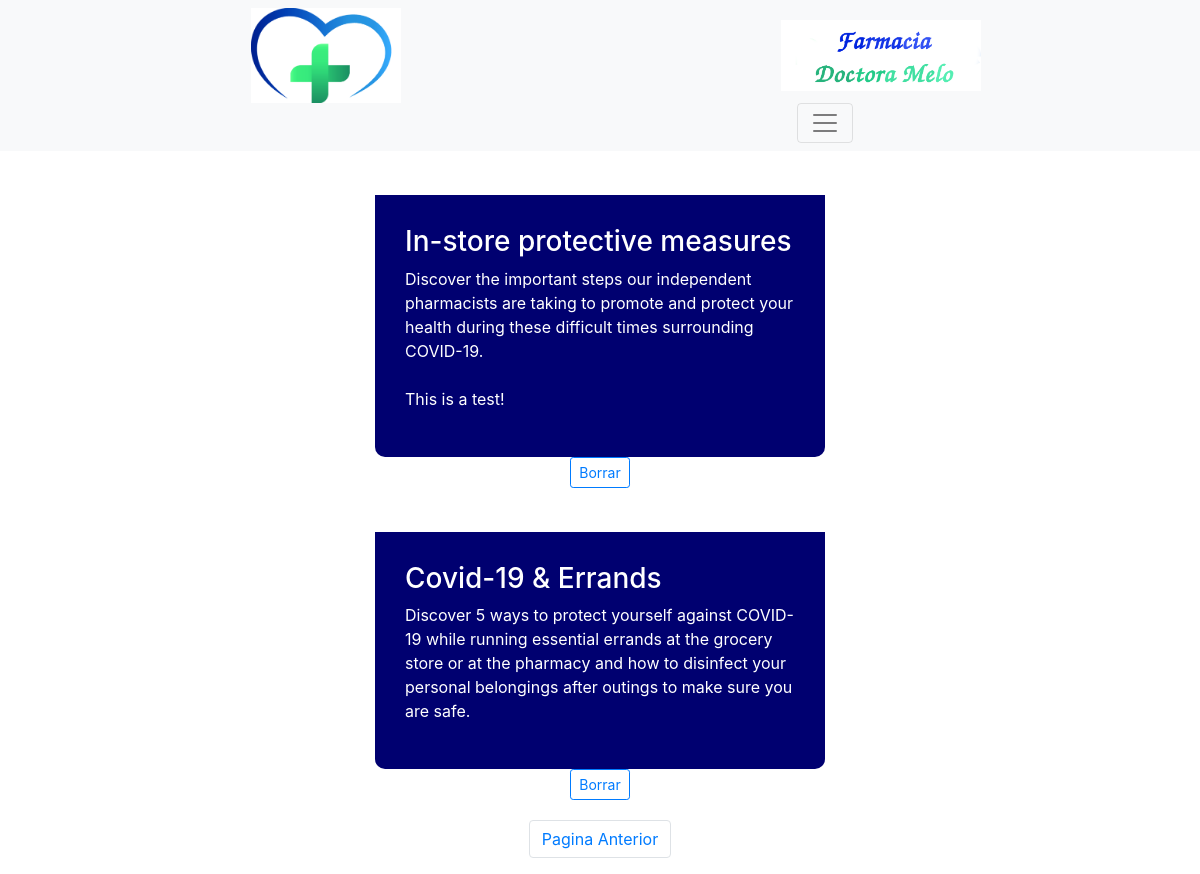
/blog?page=2 (signed in), run on the app's committed database.
### pharmacy/models.py (models this page shows, shortened)
class Posts(models.Model):
    user = models.ForeignKey(User, on_delete=models.CASCADE, related_name="poster")
    title = models.CharField(max_length=64)
    post_body = models.TextField()
    link = models.URLField(blank=True)
    timestamp = models.DateTimeField(auto_now_add=True)

### pharmacy/views.py (the view)
# urls.py: path("blog", views.blog, name="blog"),
@csrf_exempt
def blog(request):
    if request.method == "POST":
        data = json.loads(request.body)
        post_id = data.get('post_id')
        Posts.objects.filter(id=post_id).delete()
        return HttpResponseRedirect(reverse("blog"))
    else:
        posts = Posts.objects.all().order_by("-timestamp")
        paginator = Paginator(posts, 3)
        page_number = request.GET.get('page')
        page_obj = paginator.get_page(page_number)
        return render(request, "pharmacy/blog.html", {
            "posts": page_obj
        })

### pharmacy/templates/pharmacy/blog.html (shortened to what this page needs)
{% extends "pharmacy/layout2.html" %}
{% load static %}
{% block body %}
<section id="posts">
    <div class="all-groups">
        {% for post in posts %}
            <div class="group-item">
                <div class="group-img">
                </div>
                <div class="group-info">
                    <h3>{{ post.title }}</h3>
                    <p>{{ post.post_body }}</p>
                </div>
                {% if user.is_authenticated %}
                    <button class="btn btn-sm btn-outline-primary" id="edit" type="button" onclick='delete_post();' data-info='{{ post.id }}'>Borrar</button>
                {% endif %}
            </div>
        {% endfor %}
    </div>
</section>
<nav aria-label="Page navigation">
    <ul class="pagination justify-content-center">
    {% if posts.has_previous %}
      <li class="page-item"><a class="page-link" href="?page={{ posts.previous_page_number }}">Pagina Anterior</a></li>
    {% endif %}
    </ul>
</nav>
{% endblock %}

### pharmacy/static/pharmacy/styles.css (style rules this page uses)
.groups-header h1, h3 { text-align: center; }
.group-item { display: flex; align-items: center; justify-content: center; flex-direction: column; width: 90%; margin: 20px auto; overflow: hidden; border-radius: 10px; }
#posts .group-item .group-img { flex-basis: 50%; overflow: hidden; position: relative; opacity: 0.7; }
#posts .group-item .group-info { padding: 30px; flex-basis: 50%; height: 100%; display: flex; align-items: flex-start; justify-content: center; flex-direction: column; background-color: rgb(0, 0, 112); min-width: 380px; color: white; white-space: pre-line; }
#posts .group-item { border-radius: 10px; }
@media only screen and (min-width:768px) { #posts .group-item .group-info { width: 450px; border-bottom-left-radius: 10px; border-bottom-right-radius: 10px; } }
@media only screen and (min-width:768px) { #posts .group-item .group-img { width: 450px; border-top-left-radius: 10px; border-top-right-radius: 10px; } }

### data on the page
Posts: title "In-store protective measures", post_body "Discover the important steps our independent pharmacists are taking to promote and protect your health during these difficult times surrounding COVID-19. This is a test!"
Posts: title "Covid-19 & Errands", post_body "Discover 5 ways to protect yourself against COVID-19 while running essential errands at the grocery store or at the pharmacy and how to disinfect your personal belongings after outings to make sure you are safe."
